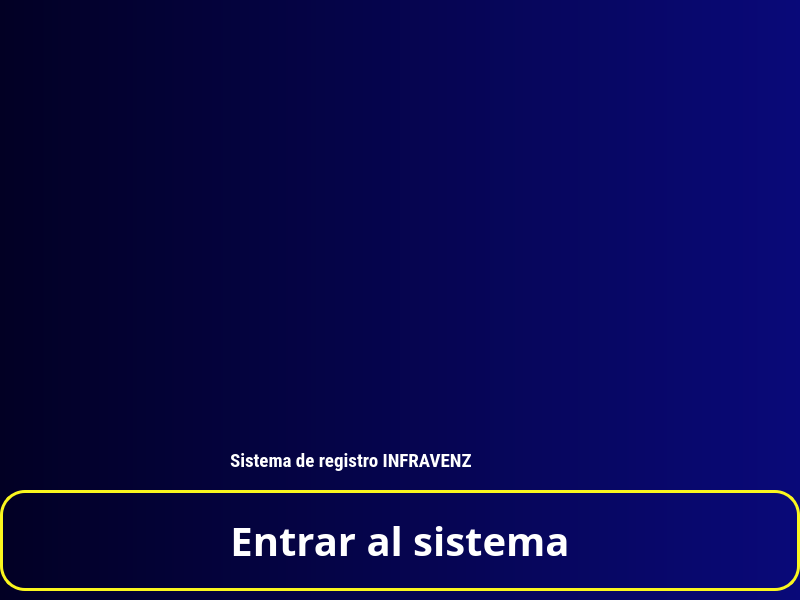
<?xml version="1.0" encoding="UTF-8"?>
<ui version="4.0">
 <class>Dialog</class>
 <widget class="QDialog" name="Dialog">
  <property name="geometry">
   <rect>
    <x>0</x>
    <y>0</y>
    <width>800</width>
    <height>600</height>
   </rect>
  </property>
  <property name="minimumSize">
   <size>
    <width>800</width>
    <height>600</height>
   </size>
  </property>
  <property name="maximumSize">
   <size>
    <width>800</width>
    <height>600</height>
   </size>
  </property>
  <property name="windowTitle">
   <string>Sistema de asistencia de registro de reconocimiento facial INFRAVENZ</string>
  </property>
  <property name="windowIcon">
   <iconset>
    <normaloff>ico1n.jpg</normaloff>ico1n.jpg</iconset>
  </property>
  <property name="windowOpacity">
   <double>1.000000000000000</double>
  </property>
  <property name="styleSheet">
   <string notr="true">QDialog
{
background-color: qlineargradient(spread:pad, x1:0, y1:0, x2:1, y2:0, stop:0 rgba(2,0,36,1), stop:1 rgba(9,9,121,1), stop:2 rgba(0,212,255,1));

}
QPushButton{
   color: white;
    border: 3px solid;
	border-color: rgb(250, 246, 30);
    border-radius: 25px;

	

}</string>
  </property>
  <widget class="QWidget" name="verticalLayoutWidget">
   <property name="geometry">
    <rect>
     <x>0</x>
     <y>490</y>
     <width>801</width>
     <height>101</height>
    </rect>
   </property>
   <layout class="QVBoxLayout" name="verticalLayout">
    <property name="leftMargin">
     <number>0</number>
    </property>
    <item>
     <widget class="QPushButton" name="runButton">
      <property name="maximumSize">
       <size>
        <width>800</width>
        <height>600</height>
       </size>
      </property>
      <property name="font">
       <font>
        <family>Lucida Calligraphy</family>
        <pointsize>30</pointsize>
        <weight>75</weight>
        <italic>false</italic>
        <bold>true</bold>
       </font>
      </property>
      <property name="mouseTracking">
       <bool>false</bool>
      </property>
      <property name="focusPolicy">
       <enum>Qt::StrongFocus</enum>
      </property>
      <property name="text">
       <string>Entrar al sistema</string>
      </property>
     </widget>
    </item>
   </layout>
  </widget>
  <widget class="QWidget" name="layoutWidget">
   <property name="geometry">
    <rect>
     <x>0</x>
     <y>0</y>
     <width>886</width>
     <height>434</height>
    </rect>
   </property>
   <layout class="QHBoxLayout" name="horizontalLayout">
    <item>
     <widget class="QLabel" name="logolabel">
      <property name="maximumSize">
       <size>
        <width>884</width>
        <height>432</height>
       </size>
      </property>
      <property name="styleSheet">
       <string notr="true"/>
      </property>
      <property name="frameShape">
       <enum>QFrame::NoFrame</enum>
      </property>
      <property name="text">
       <string/>
      </property>
      <property name="textFormat">
       <enum>Qt::AutoText</enum>
      </property>
      <property name="pixmap">
       <pixmap>inf.png</pixmap>
      </property>
      <property name="scaledContents">
       <bool>true</bool>
      </property>
      <property name="margin">
       <number>0</number>
      </property>
      <property name="indent">
       <number>-1</number>
      </property>
     </widget>
    </item>
   </layout>
  </widget>
  <widget class="QLabel" name="label_2">
   <property name="geometry">
    <rect>
     <x>230</x>
     <y>430</y>
     <width>391</width>
     <height>61</height>
    </rect>
   </property>
   <property name="maximumSize">
    <size>
     <width>600</width>
     <height>800</height>
    </size>
   </property>
   <property name="font">
    <font>
     <family>Roboto Condensed</family>
     <pointsize>14</pointsize>
     <weight>75</weight>
     <bold>true</bold>
    </font>
   </property>
   <property name="styleSheet">
    <string notr="true">QLabel{
color: #FFFFFF
}</string>
   </property>
   <property name="text">
    <string>Sistema de registro INFRAVENZ</string>
   </property>
  </widget>
 </widget>
 <resources>
  <include location="resource.qrc"/>
 </resources>
 <connections/>
</ui>
